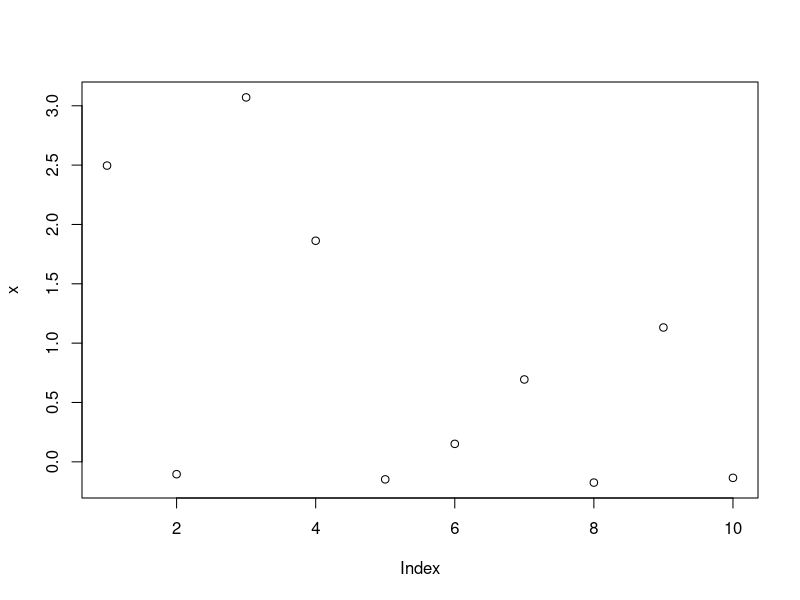
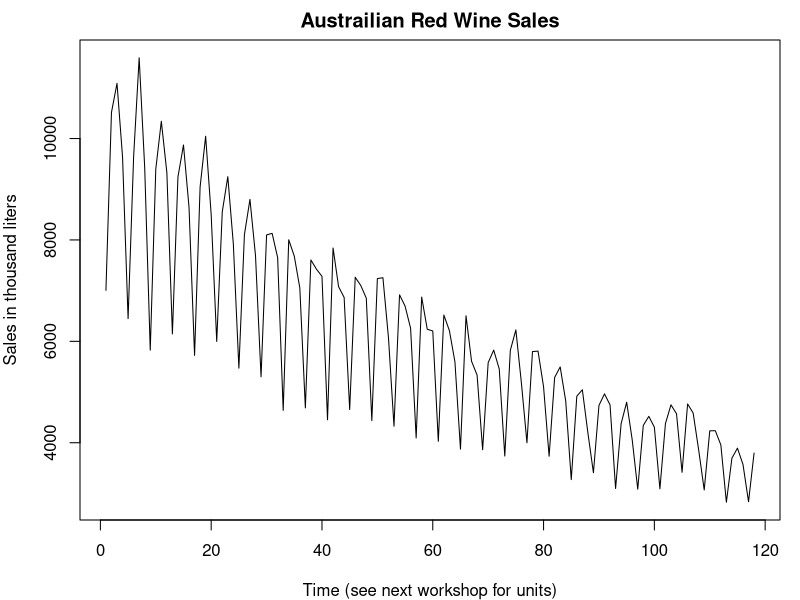

These charts were generated, in order, by the following R code:
## ---- chunk 1
#| label: fig-ex1
#| fig-cap: "A plot generated by Quarto, as per the code in example 2"
#| warning: false

# Comments are hashtags, just like regular R :)
x <- rnorm(10)

x        # This will print the values of x to your document
plot(x)  # This will produce the plot in figure 1.
## ---- chunk 2
my.wine <- read.csv("wine1.csv",       # data file (we'll usually use .csv files)
                    header = FALSE)    # first row = observations

colnames(my.wine) <- c("Date","Sales") # Name the dataset's variables
## ---- chunk 3
#| label: fig-wine
#| fig-cap: "*Imported* wine data, pardon the pun" 

par(mar = c(4,4,2,1)) # (I usually include this line of code before any plot)

plot(my.wine$Sales,
     main = "Austrailian Red Wine Sales",
     xlab = "Time (see next workshop for units)",
     ylab = "Sales in thousand liters",
     type = "l")
